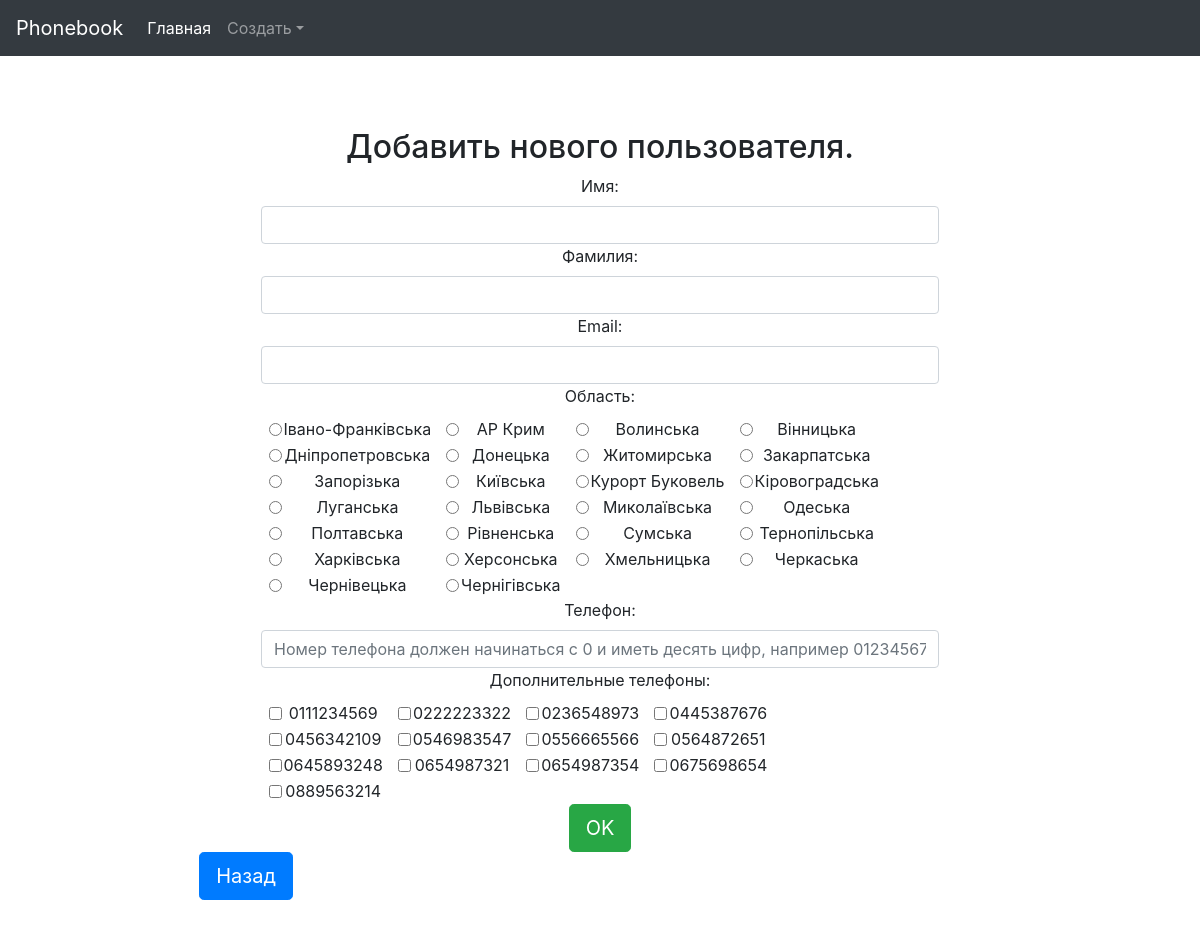
/add/, run on an earlier commit of the app's database.
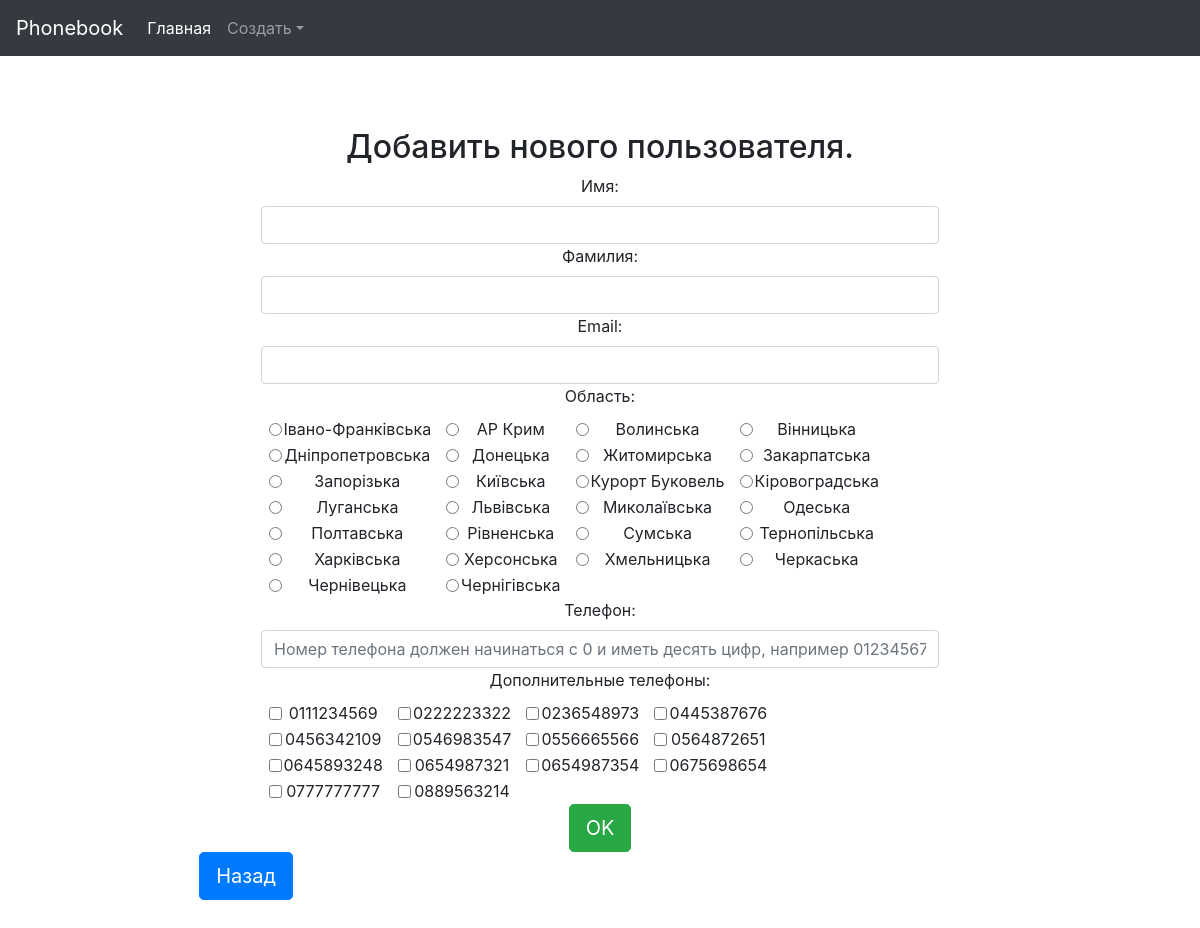
And on a later commit of the database.
### subscribers/models.py (models this page shows)
class Phone(models.Model):
    number = models.CharField(max_length=10, unique=True, )
    class Meta:
        verbose_name = 'Телефон'
        verbose_name_plural = 'Телефоны'
        ordering = ['number']
    def __str__(self):
        return str(self.number)

### subscribers/views.py (the view)
# urls.py: url(r'add/$', views.add_person, name='add'),
def add_person(request):
    context = {}
    if request.method == "POST":
        form = PersonForm1(request.POST or None)
        if form.is_valid():
            data = form.cleaned_data
            name = data['name']
            last_name = data['last_name']
            email = data['email']
            region = data['region']
            phone = data['phone']
            phones = data['phones']
            print('phones', phones)
            ph = Phone.objects.filter(number=phone).first()
            person = Person(name=name, last_name=last_name, email=email, region=region)
            person.save()
            if ph is None:
                person.phones.create(number=phone)
            else:
                person.phones.add(ph.id)
            if len(phones)>0:
                for ph in phones:
                    person.phones.add(ph.id )
            return redirect('/')
        else:
            return render(request, 'subscribers/create.html', {"form": form})
    else:
        form = PersonForm1()
        context = {
            "form": form,
            'action': 'Добавить нового пользователя.'
        }
    return render(request, 'subscribers/create.html', context)

### subscribers/forms.py (shortened to what this page needs)
class PersonForm1(forms.Form):
    name = forms.CharField(label='Имя', required=False, widget=forms.TextInput(attrs={"class": 'form-control'}))
    last_name = forms.CharField(label='Фамилия', required=False, widget=forms.TextInput(attrs={"class": 'form-control'}))
    email = forms.CharField(label='Email', required=False, widget=forms.EmailInput(attrs={"class": 'form-control'}))
    region = forms.ModelChoiceField(label='Область',queryset=Region.objects.all(),
                        empty_label=None, widget=forms.RadioSelect(attrs={"class": 'form-control'}))
    phones = forms.ModelMultipleChoiceField(label='Дополнительные телефоны', required=False,  queryset=Phone.objects.all(), widget=forms.CheckboxSelectMultiple(attrs={"class": 'form-control'}))
    phone = forms.CharField(label='Телефон', required=False,
                           widget=forms.TextInput(attrs={"class": 'form-control', 'placeholder': 'Номер телефона должен начинаться с 0 и иметь десять цифр, например 0123456789'}))

### subscribers/models.py (called while the page is built)
    def __str__(self):
        return self.name

### subscribers/templates/subscribers/create.html (shortened to what this page needs)
{% extends 'base.html' %}
{%load staticfiles%}
{% block content %}
<div  class="container">
    <h2 class="centr">{{action}}</h2>
   <div class="row">
        <div class="col-md-8 mx-auto left">
            <form class="update-data-form" action="" method="post">{% csrf_token %}
                <div class="fieldWrapper">
                    {{ form.name.label_tag }}
                    {{ form.name }}
                </div>
                <div class="fieldWrapper">
                    {{ form.last_name.label_tag }}
                    {{ form.last_name }}
                </div>
                <div class="fieldWrapper">
                    {{ form.email.label_tag }}
                    {{ form.email }}
                </div>
                <div class="fieldWrapper">
                    {{ form.region.label_tag }}
                    <table>
                    <tr>
                    {% for radio in form.region %}
                        <td>&nbsp;</td>
                            <td><span class="radio">{{ radio.tag }}</span></td>
                            <td>{{ radio.choice_label }}</td>
                        <td>&nbsp;</td>
                        {% if forloop.counter|divisibleby:4 %}
                            </tr><tr>
                        {% endif %}
                    {% endfor %}
                    </tr>
                    </table>
                </div>
                <div class="fieldWrapper">
                    {{ form.phone.label_tag }}
                    {{ form.phone }}
                </div>
                <div class="fieldWrapper">
                    {{ form.phones.label_tag }}
                    <table>
                    <tr>
                    {% for radio in form.phones %}
                        <td>&nbsp;</td>
                            <td><span class="radio">{{ radio.tag }}</span></td>
                            <td>{{ radio.choice_label }}</td>
                        <td>&nbsp;</td>
                        {% if forloop.counter|divisibleby:4 %}
                            </tr><tr>
                        {% endif %}
                    {% endfor %}
                    </tr>
                    </table>
                </div>
                <button type="submit" class='btn btn-success btn-lg' >OK</button>
            </form>
        </div>
    </div>
    <div class="row">
        <div class="col-md-4 ">
            <a href="{%url 'home' %}"><button " class='btn btn-primary btn-lg' >Назад</button> </a>
        </div>
    </div>
</div>
{% endblock %}

What changed in the data, as far as the page shows it:
added Phone: choice_label "0777777777"
